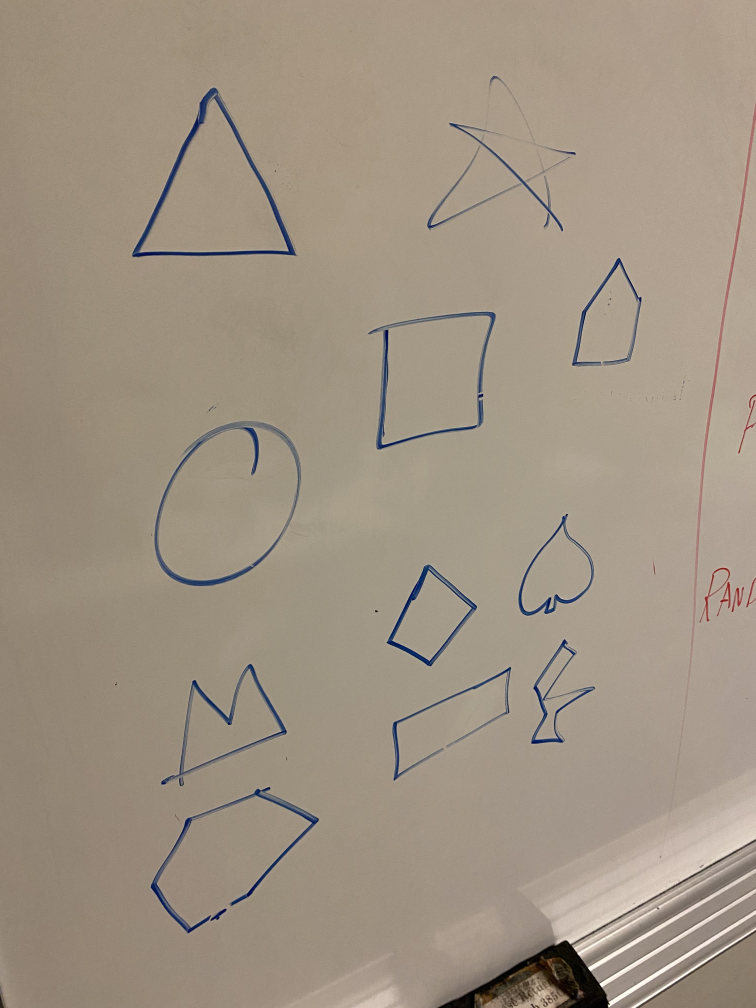
#> input picture ex-images/2.jpg, 3024 x 4032 px (shown at 1/4 size)
$ python imageRandom.py
#> lines starting #> are read from the running program, lines starting #| are printed output that depends on the picture; after the words box and inside, x2 and y2 are one past the last pixel; in counts of white or black regions, pixels touching at a corner belong together
import cv2
import os
import numpy as np
from matplotlib import pyplot as plt

def intersects(box1, box2):
    return not (box1[2] < box2[0] or box1[0] > box2[2] or box1[1] > box2[3] or box1[3] < box2[1])


LOWER_BLUE_COLOR = [25,25,0]
UPPER_BLUE_COLOR = [255,255,255]
CONTOUR_SIZE_RESTRICTION = 40
BORDER_SHAPE_PERCENT = 0.03


imagesFolder = "ex-images"
example_img = os.path.join(imagesFolder, "2.jpg")


#List of xy and width
imgO = cv2.imread(example_img)
#> imgO is the input picture: shape (4032, 3024, 3); mean B, G, R 131.2, 147.1, 159.7

"""
# converting image into grayscale image
scale_percent = 30
width = int(imgO.shape[1] * scale_percent / 100)
height = int(imgO.shape[0] * scale_percent / 100)
dsize = (width, height)
# resize image
img = cv2.resize(imgO, dsize)
"""
# Get image from between 2 main colors
imghsv = cv2.cvtColor(imgO, cv2.COLOR_BGR2HSV)
#> imghsv: shape (4032, 3024, 3); mean H, S, V 19, 49.1, 160.5
lower_blue = np.array(LOWER_BLUE_COLOR)
upper_blue = np.array(UPPER_BLUE_COLOR)
mask_blue = cv2.inRange(imghsv, lower_blue, upper_blue)
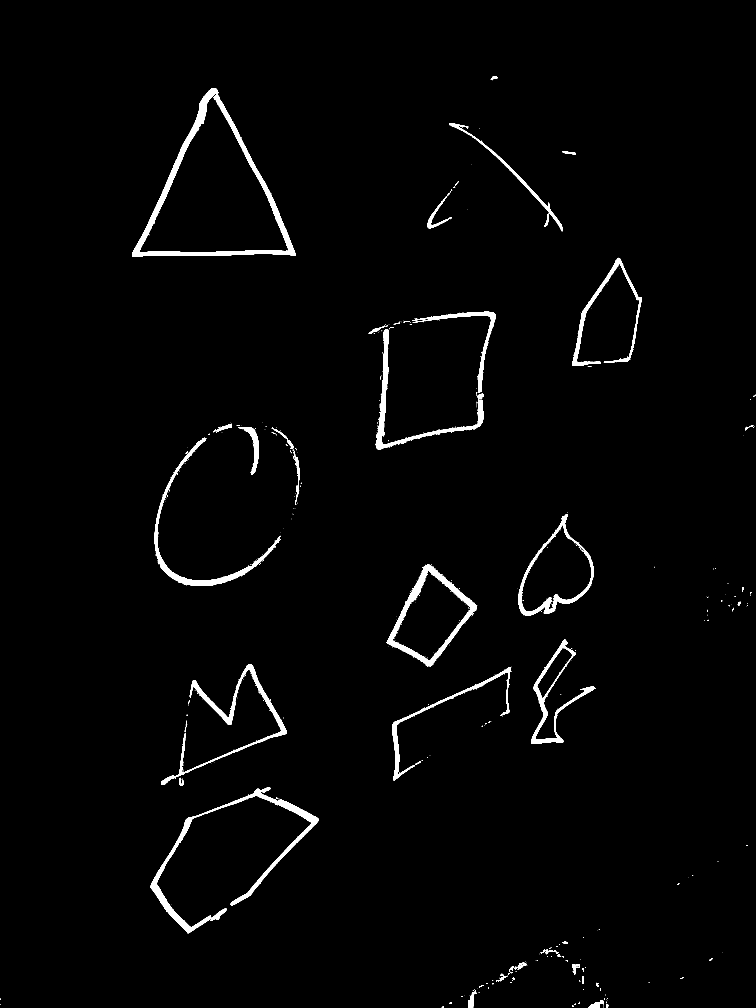
#> mask_blue: shape (4032, 3024) (shown at 1/4 size); 1.7% white; 1195 white regions (1113 under 20 px)

contours, hierarchy = cv2.findContours(mask_blue, cv2.RETR_LIST, cv2.CHAIN_APPROX_NONE)
#> contours = 1271 contours, 1204 with area under 20; largest, box (x1, y1, x2, y2) and area: (529, 352, 1183, 1028) 230128, (556, 373, 1154, 1011) 193736, (1547, 2258, 1908, 2665) 76042, (2074, 2056, 2375, 2463) 68364, (1569, 2281, 1886, 2644) 57588

#Show masked image
cv2.imwrite("MaskedImg.png" , mask_blue)

boundingBox = [[2333, 3975, 103, 76], [1863, 3951, 50, 90], [594, 3139, 688, 601], [1502, 2599, 609, 589], [583, 2594, 623, 603], [2061, 2495, 384, 540], [1493, 2203, 468, 514], [2022, 2003, 402, 508], [570, 1700, 600, 693], [1437, 1248, 568, 618], [2226, 969, 402, 552], [1742, 438, 563, 540], [474, 294, 765, 789]]

shapeCT = 0
for shape in boundingBox:
    x, y, w, h = shape
    croppedImg = mask_blue[y:y+h, x:x+w]
    cv2.imwrite("croppedImages/croppedImg" + str(shapeCT) + ".png", croppedImg)
    shapeCT +=1


    pixels = cv2.countNonZero(croppedImg) # OR
    image_area = croppedImg.shape[0] * croppedImg.shape[1]
    area_ratio = (pixels / image_area) * 100
    print("Saved" + "croppedImages/croppedImg" + str(shapeCT) + ".png")
    print("\t" + str(round(area_ratio, 3)))

    # We can play around with area ratio to calculate the random - that will mean how dense the drawing is

    M = cv2.moments(croppedImg)
    print("center X : '{}'".format(round(M['m10'] / M['m00'])))
    print("center Y : '{}'".format(round(M['m01'] / M['m00'])))

    # This is the center of the masked image compared to the center of the frame to measure center density

#> (the run stopped early here; a loop or call above may not have finished)

$ run again, with ex-images/1.jpg copied over ex-images/2.jpg
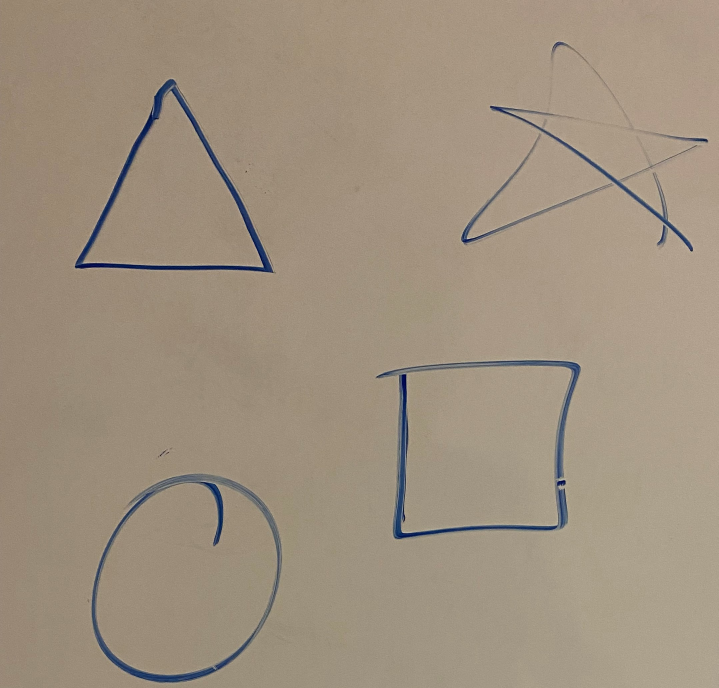
#> input picture ex-images/1.jpg, 2155 x 2064 px (shown at 1/3 size)
#> imgO is the input picture: shape (2064, 2155, 3); mean B, G, R 127.1, 145, 159.2
#> imghsv: shape (2064, 2155, 3); mean H, S, V 19.5, 55, 160.2
#> `mask_blue = cv2.inRange(imghsv, lower_blue, upper_blue)`:
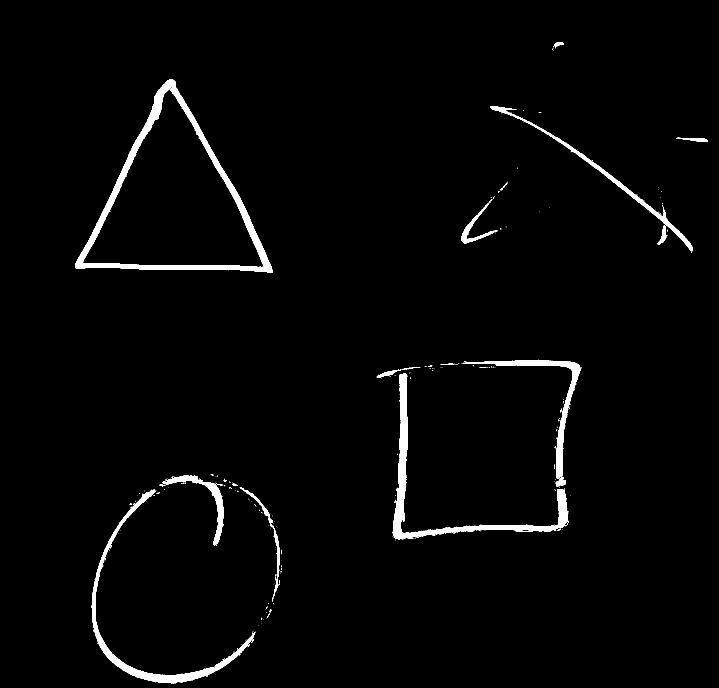
#> mask_blue: shape (2064, 2155) (shown at 1/3 size); 2.2% white; 433 white regions (399 under 20 px)
#> contours = 449 contours, 423 with area under 20; largest, box (x1, y1, x2, y2) and area: (225, 238, 819, 818) 178726, (248, 259, 791, 803) 150257, (1180, 1120, 1702, 1617) 18621, (275, 1469, 766, 2048) 14370, (1390, 1082, 1741, 1436) 8866

$ run again, with ex-images/3.jpg copied over ex-images/2.jpg
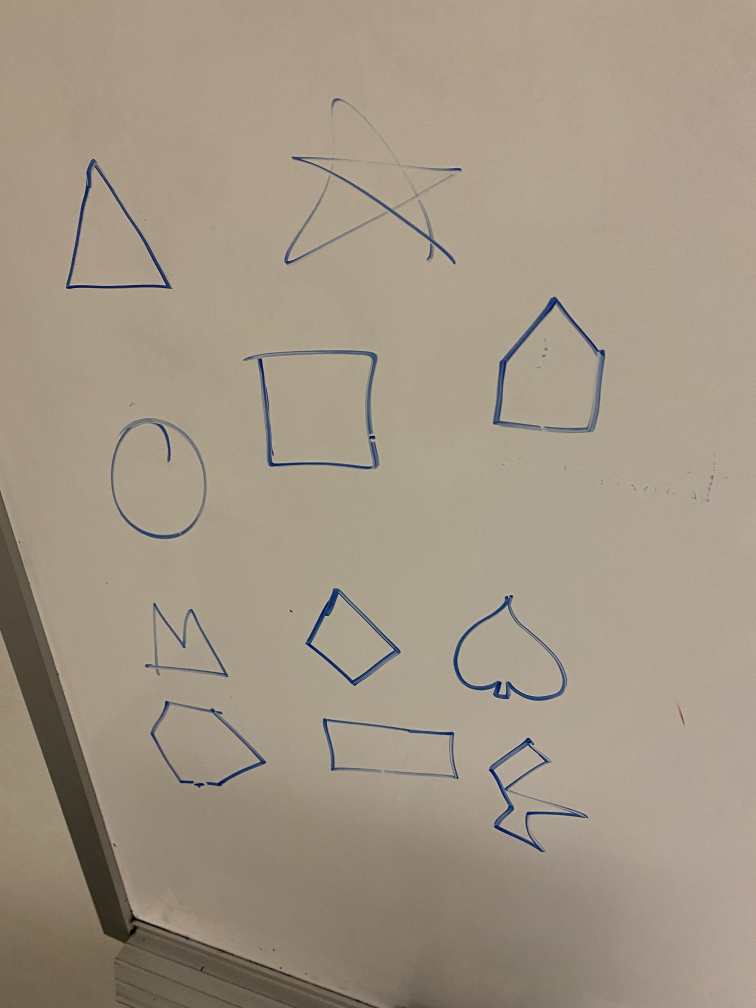
#> input picture ex-images/3.jpg, 3024 x 4032 px (shown at 1/4 size)
#> imgO is the input picture: shape (4032, 3024, 3); mean B, G, R 133.5, 149.9, 162.2
#> imghsv: shape (4032, 3024, 3); mean H, S, V 19, 48.3, 162.9
#> `mask_blue = cv2.inRange(imghsv, lower_blue, upper_blue)`:
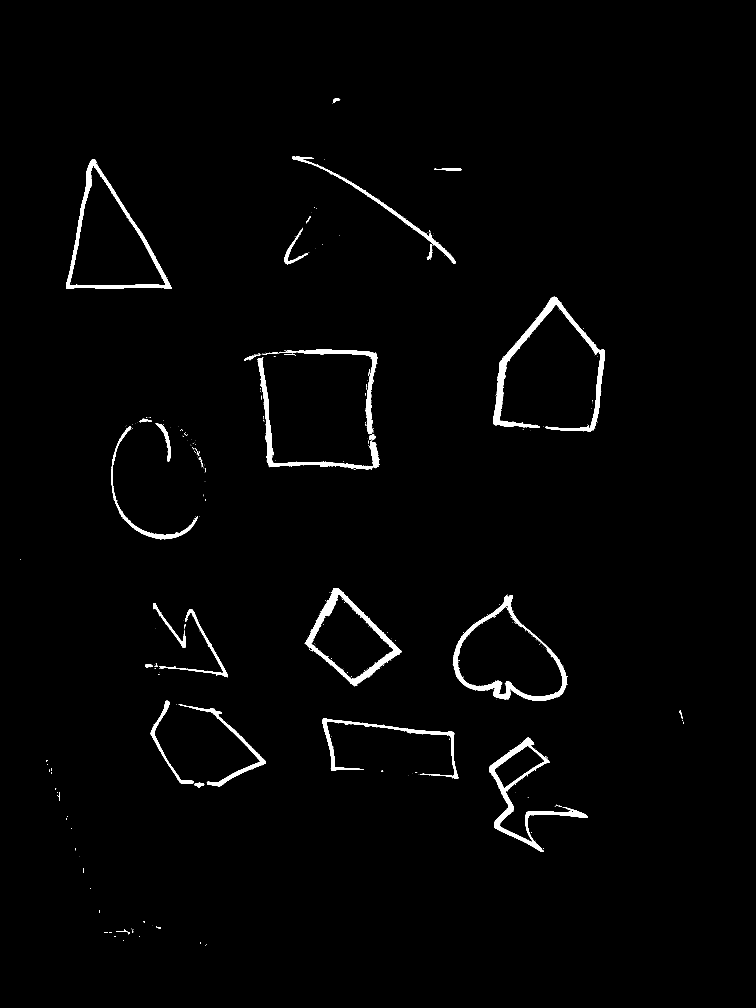
#> mask_blue: shape (4032, 3024) (shown at 1/4 size); 1.5% white; 1024 white regions (963 under 20 px)
#> contours = 1068 contours, 1020 with area under 20; largest, box (x1, y1, x2, y2) and area: (1813, 2380, 2267, 2803) 114340, (1829, 2421, 2251, 2787) 94964, (1221, 2352, 1603, 2743) 75060, (1243, 2376, 1576, 2721) 56776, (1956, 2951, 2352, 3407) 34117

$ run again, with ex-images/4.jpg copied over ex-images/2.jpg
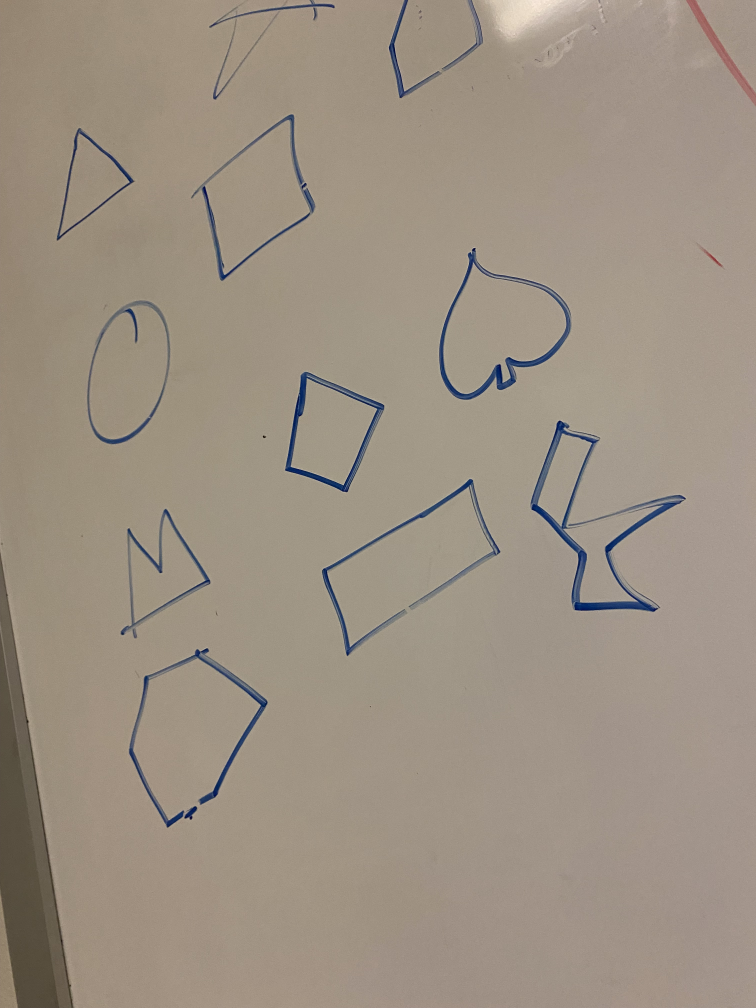
#> input picture ex-images/4.jpg, 3024 x 4032 px (shown at 1/4 size)
#> imgO is the input picture: shape (4032, 3024, 3); mean B, G, R 130.9, 145, 156.7
#> imghsv: shape (4032, 3024, 3); mean H, S, V 18.8, 45.6, 157.6
#> `mask_blue = cv2.inRange(imghsv, lower_blue, upper_blue)`:
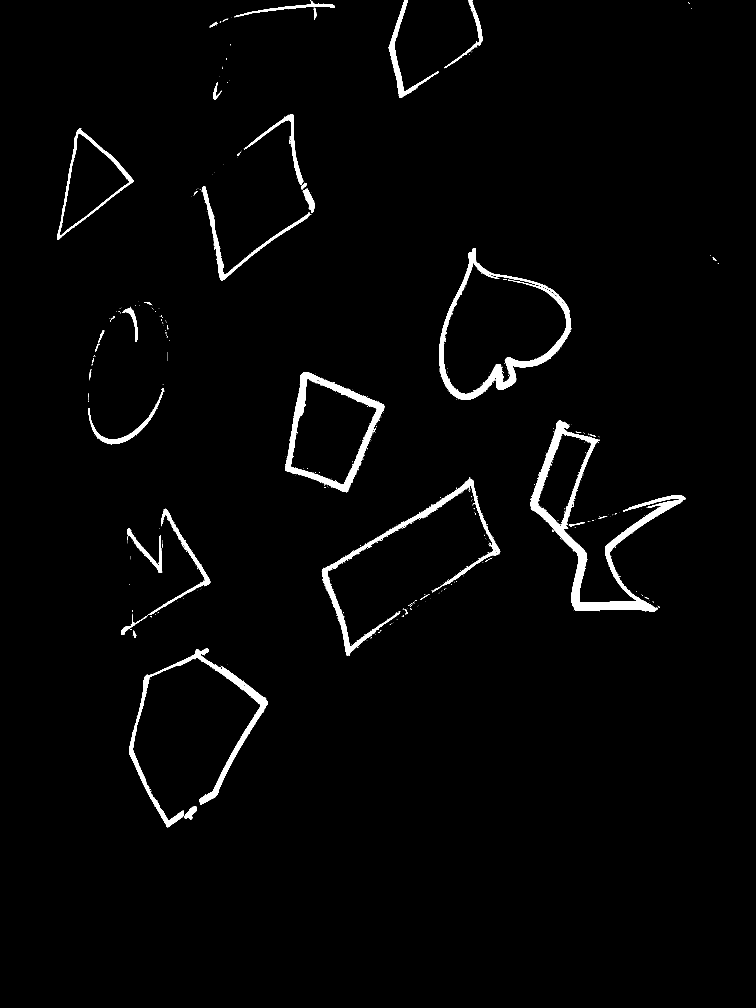
#> mask_blue: shape (4032, 3024) (shown at 1/4 size); 2% white; 1351 white regions (1292 under 20 px)
#> contours = 1417 contours, 1363 with area under 20; largest, box (x1, y1, x2, y2) and area: (1757, 992, 2283, 1599) 193337, (1773, 1051, 2266, 1577) 160588, (1140, 1488, 1537, 1969) 119406, (2123, 1682, 2742, 2447) 94121, (1163, 1513, 1509, 1942) 90548
